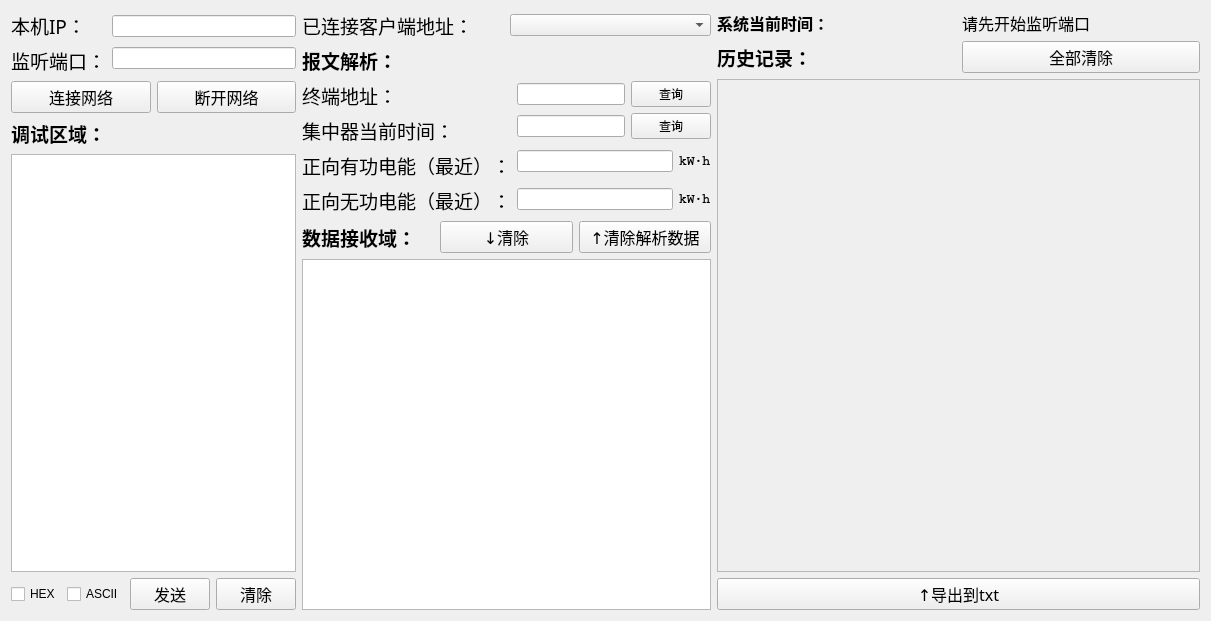
   <widget class="QWidget" name="layoutWidget">
    <property name="geometry">
     <rect>
      <x>37</x>
      <y>71</y>
      <width>1211</width>
      <height>621</height>
     </rect>
    </property>
    <layout class="QHBoxLayout" name="horizontalLayout_14">
     <item>
      <layout class="QHBoxLayout" name="horizontalLayout_11">
       <item>
        <layout class="QVBoxLayout" name="verticalLayout_10">
         <item>
          <layout class="QVBoxLayout" name="verticalLayout_8">
           <item>
            <layout class="QHBoxLayout" name="horizontalLayout_3">
             <item>
              <layout class="QVBoxLayout" name="verticalLayout_7">
               <item>
                <widget class="QLabel" name="label">
                 <property name="font">
                  <font>
                   <family>新宋体</family>
                   <pointsize>14</pointsize>
                   <weight>50</weight>
                   <bold>false</bold>
                  </font>
                 </property>
                 <property name="text">
                  <string>本机IP：</string>
                 </property>
                 <property name="textFormat">
                  <enum>Qt::AutoText</enum>
                 </property>
                </widget>
               </item>
               <item>
                <widget class="QLabel" name="label_2">
                 <property name="font">
                  <font>
                   <family>新宋体</family>
                   <pointsize>14</pointsize>
                   <weight>50</weight>
                   <bold>false</bold>
                  </font>
                 </property>
                 <property name="text">
                  <string>监听端口：</string>
                 </property>
                 <property name="textFormat">
                  <enum>Qt::AutoText</enum>
                 </property>
                </widget>
               </item>
              </layout>
             </item>
             <item>
              <layout class="QVBoxLayout" name="verticalLayout_2">
               <item>
                <widget class="QLineEdit" name="lineEdit_ip"/>
               </item>
               <item>
                <widget class="QLineEdit" name="lineEdit_port"/>
               </item>
              </layout>
             </item>
            </layout>
           </item>
           <item>
            <layout class="QHBoxLayout" name="horizontalLayout_7">
             <item>
              <widget class="QPushButton" name="pushButton_link">
               <property name="font">
                <font>
                 <family>Agency FB</family>
                 <pointsize>12</pointsize>
                </font>
               </property>
               <property name="styleSheet">
                <string notr="true"/>
               </property>
               <property name="text">
                <string>连接网络</string>
               </property>
              </widget>
             </item>
             <item>
              <widget class="QPushButton" name="pushButton_unlink">
               <property name="font">
                <font>
                 <family>Agency FB</family>
                 <pointsize>12</pointsize>
                </font>
               </property>
               <property name="text">
                <string>断开网络</string>
               </property>
              </widget>
             </item>
            </layout>
           </item>
          </layout>
         </item>
         <item>
          <widget class="QLabel" name="label_3">
           <property name="font">
            <font>
             <family>Agency FB</family>
             <pointsize>14</pointsize>
             <weight>75</weight>
             <bold>true</bold>
            </font>
           </property>
           <property name="text">
            <string>调试区域：</string>
           </property>
          </widget>
         </item>
         <item>
          <widget class="QTextEdit" name="textEdit_send"/>
         </item>
         <item>
          <layout class="QHBoxLayout" name="horizontalLayout_10">
           <item>
            <widget class="QCheckBox" name="checkBox_HEX">
             <property name="text">
              <string>HEX</string>
             </property>
            </widget>
           </item>
           <item>
            <widget class="QCheckBox" name="checkBox_ASCII">
             <property name="text">
              <string>ASCII</string>
             </property>
            </widget>
           </item>
           <item>
            <widget class="QPushButton" name="pushButton_send">
             <property name="font">
              <font>
               <family>Agency FB</family>
               <pointsize>12</pointsize>
              </font>
             </property>
             <property name="text">
              <string>发送</string>
             </property>
            </widget>
           </item>
           <item>
            <widget class="QPushButton" name="pushButton_sendClear">
             <property name="font">
              <font>
               <family>Agency FB</family>
               <pointsize>12</pointsize>
              </font>
             </property>
             <property name="text">
              <string>清除</string>
             </property>
            </widget>
           </item>
          </layout>
         </item>
        </layout>
       </item>
       <item>
        <layout class="QVBoxLayout" name="verticalLayout_9">
         <item>
          <layout class="QHBoxLayout" name="horizontalLayout_2">
           <item>
            <widget class="QLabel" name="label_10">
             <property name="font">
              <font>
               <family>新宋体</family>
               <pointsize>14</pointsize>
               <weight>50</weight>
               <bold>false</bold>
              </font>
             </property>
             <property name="text">
              <string>已连接客户端地址：</string>
             </property>
             <property name="textFormat">
              <enum>Qt::AutoText</enum>
             </property>
            </widget>
           </item>
           <item>
            <widget class="QComboBox" name="comboBox_client"/>
           </item>
          </layout>
         </item>
         <item>
          <widget class="QLabel" name="label_11">
           <property name="font">
            <font>
             <family>Agency FB</family>
             <pointsize>14</pointsize>
             <weight>75</weight>
             <bold>true</bold>
            </font>
           </property>
           <property name="styleSheet">
            <string notr="true"/>
           </property>
           <property name="text">
            <string>报文解析：</string>
           </property>
           <property name="textFormat">
            <enum>Qt::AutoText</enum>
           </property>
          </widget>
         </item>
         <item>
          <layout class="QHBoxLayout" name="horizontalLayout_8">
           <item>
            <layout class="QVBoxLayout" name="verticalLayout">
             <item>
              <widget class="QLabel" name="label_12">
               <property name="font">
                <font>
                 <family>新宋体</family>
                 <pointsize>14</pointsize>
                 <weight>50</weight>
                 <bold>false</bold>
                </font>
               </property>
               <property name="text">
                <string>终端地址：</string>
               </property>
               <property name="textFormat">
                <enum>Qt::AutoText</enum>
               </property>
              </widget>
             </item>
             <item>
              <widget class="QLabel" name="label_15">
               <property name="font">
                <font>
                 <family>新宋体</family>
                 <pointsize>14</pointsize>
                 <weight>50</weight>
                 <bold>false</bold>
                </font>
               </property>
               <property name="text">
                <string>集中器当前时间：</string>
               </property>
               <property name="textFormat">
                <enum>Qt::AutoText</enum>
               </property>
              </widget>
             </item>
             <item>
              <widget class="QLabel" name="label_13">
               <property name="font">
                <font>
                 <family>新宋体</family>
                 <pointsize>14</pointsize>
                 <weight>50</weight>
                 <bold>false</bold>
                </font>
               </property>
               <property name="text">
                <string>正向有功电能（最近）：</string>
               </property>
               <property name="textFormat">
                <enum>Qt::AutoText</enum>
               </property>
              </widget>
             </item>
             <item>
              <widget class="QLabel" name="label_14">
               <property name="font">
                <font>
                 <family>新宋体</family>
                 <pointsize>14</pointsize>
                 <weight>50</weight>
                 <bold>false</bold>
                </font>
               </property>
               <property name="text">
                <string>正向无功电能（最近）：</string>
               </property>
               <property name="textFormat">
                <enum>Qt::AutoText</enum>
               </property>
              </widget>
             </item>
            </layout>
           </item>
           <item>
            <layout class="QVBoxLayout" name="verticalLayout_3">
             <item>
              <layout class="QHBoxLayout" name="horizontalLayout_5">
               <item>
                <widget class="QLineEdit" name="lineEdit_terminal_add">
                 <property name="enabled">
                  <bool>true</bool>
                 </property>
                </widget>
               </item>
               <item>
                <widget class="QPushButton" name="pushButton_addcheck">
                 <property name="text">
                  <string>查询</string>
                 </property>
                </widget>
               </item>
              </layout>
             </item>
             <item>
              <layout class="QHBoxLayout" name="horizontalLayout_6">
               <item>
                <widget class="QLineEdit" name="lineEdit_terminal_time"/>
               </item>
               <item>
                <widget class="QPushButton" name="pushButton_time_check">
                 <property name="text">
                  <string>查询</string>
                 </property>
                </widget>
               </item>
              </layout>
             </item>
             <item>
              <layout class="QHBoxLayout" name="horizontalLayout_4">
               <item>
                <widget class="QLineEdit" name="lineEdit_on_power"/>
               </item>
               <item>
                <widget class="QLabel" name="label_6">
                 <property name="font">
                  <font>
                   <family>Courier</family>
                   <pointsize>10</pointsize>
                   <weight>75</weight>
                   <italic>false</italic>
                   <bold>true</bold>
                  </font>
                 </property>
                 <property name="text">
                  <string>kW·h</string>
                 </property>
                </widget>
               </item>
              </layout>
             </item>
             <item>
              <layout class="QHBoxLayout" name="horizontalLayout">
               <item>
                <widget class="QLineEdit" name="lineEdit_off_power"/>
               </item>
               <item>
                <widget class="QLabel" name="label_7">
                 <property name="font">
                  <font>
                   <family>Courier</family>
                   <pointsize>10</pointsize>
                   <weight>75</weight>
                   <italic>false</italic>
                   <bold>true</bold>
                  </font>
                 </property>
                 <property name="text">
                  <string>kW·h</string>
                 </property>
                </widget>
               </item>
              </layout>
             </item>
            </layout>
           </item>
          </layout>
         </item>
         <item>
          <layout class="QVBoxLayout" name="verticalLayout_4">
           <item>
            <layout class="QHBoxLayout" name="horizontalLayout_9">
             <item>
              <widget class="QLabel" name="label_4">
               <property name="font">
                <font>
                 <family>Agency FB</family>
                 <pointsize>14</pointsize>
                 <weight>75</weight>
                 <bold>true</bold>
                </font>
               </property>
               <property name="text">
                <string>数据接收域：</string>
               </property>
              </widget>
             </item>
             <item>
              <widget class="QPushButton" name="pushButton_recvClear">
               <property name="font">
                <font>
                 <family>Agency FB</family>
                 <pointsize>12</pointsize>
                </font>
               </property>
               <property name="text">
                <string>↓清除</string>
               </property>
              </widget>
             </item>
             <item>
              <widget class="QPushButton" name="pushButton_recvClear_5">
               <property name="font">
                <font>
                 <family>Agency FB</family>
                 <pointsize>12</pointsize>
                </font>
               </property>
               <property name="text">
                <string>↑清除解析数据</string>
               </property>
              </widget>
             </item>
            </layout>
           </item>
           <item>
            <widget class="QTextBrowser" name="textBrowser_recv"/>
           </item>
          </layout>
         </item>
        </layout>
       </item>
      </layout>
     </item>
     <item>
      <layout class="QVBoxLayout" name="verticalLayout_5">
       <item>
        <layout class="QHBoxLayout" name="horizontalLayout_12">
         <item>
          <widget class="QLabel" name="label_5">
           <property name="font">
            <font>
             <family>Agency FB</family>
             <pointsize>12</pointsize>
             <weight>75</weight>
             <bold>true</bold>
            </font>
           </property>
           <property name="text">
            <string>系统当前时间：</string>
           </property>
          </widget>
         </item>
         <item>
          <widget class="QLabel" name="label_curtime">
           <property name="font">
            <font>
             <family>Goudy Old Style</family>
             <pointsize>12</pointsize>
            </font>
           </property>
           <property name="text">
            <string>请先开始监听端口</string>
           </property>
          </widget>
         </item>
        </layout>
       </item>
       <item>
        <layout class="QHBoxLayout" name="horizontalLayout_13">
         <item>
          <widget class="QLabel" name="label_16">
           <property name="font">
            <font>
             <family>Agency FB</family>
             <pointsize>14</pointsize>
             <weight>75</weight>
             <bold>true</bold>
            </font>
           </property>
           <property name="styleSheet">
            <string notr="true"/>
           </property>
           <property name="text">
            <string>历史记录：</string>
           </property>
           <property name="textFormat">
            <enum>Qt::AutoText</enum>
           </property>
          </widget>
         </item>
         <item>
          <widget class="QPushButton" name="pushButton_recvClear_2">
           <property name="font">
            <font>
             <family>Agency FB</family>
             <pointsize>12</pointsize>
            </font>
           </property>
           <property name="text">
            <string>全部清除</string>
           </property>
          </widget>
         </item>
        </layout>
       </item>
       <item>
        <widget class="QTableView" name="tableView_history">
         <property name="enabled">
          <bool>false</bool>
         </property>
        </widget>
       </item>
       <item>
        <widget class="QPushButton" name="pushButton_recvClear_4">
         <property name="font">
          <font>
           <family>Agency FB</family>
           <pointsize>12</pointsize>
          </font>
         </property>
         <property name="text">
          <string>↑导出到txt</string>
         </property>
        </widget>
       </item>
      </layout>
     </item>
    </layout>
   </widget>
